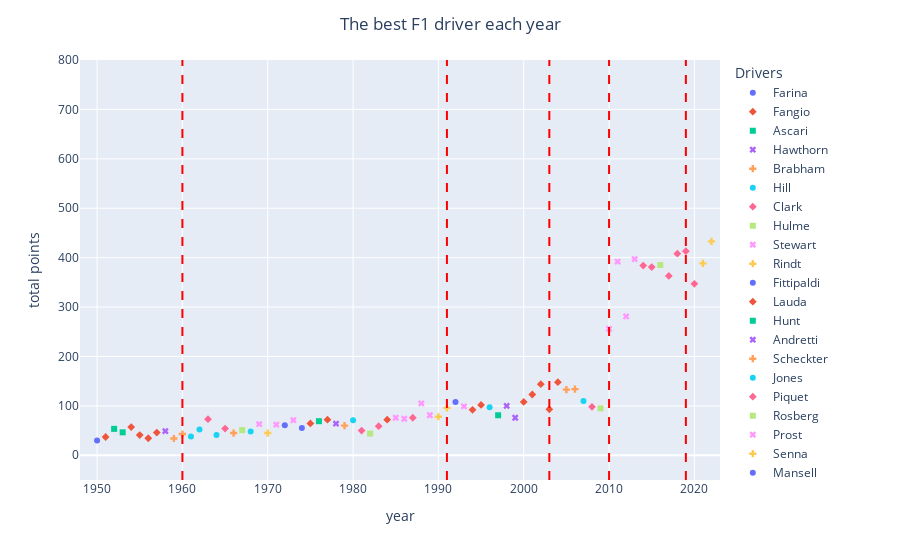

Source (notebook cell):
### Code cell
fig = px.scatter(data_frame = querry_6.DataFrame(), 
                 x='year', y="total_points", 
                 color='last_name', symbol="last_name",
                 hover_data=['year', 'first_name', 'last_name', 'total_points'],
                 hover_name="nationality",
                 range_x=[1948,2023], 
                 range_y=[-50,800])
# year = [1960, 1991, 2003, 2010, 2019]
# # for i in year:
#     fig.add_vline(x=i,line_dash='dash', line_color='red', name='scoring system')
fig.update_layout(legend_title='Drivers',
                  title='The best F1 driver each year',
                  title_x =0.5, yaxis_title ='total points')
fig.add_trace(go.Scatter(x=[1960, 1960], y=[-50,800], name='new scoring system', mode='lines', line_dash='dash', line_color='red'))
fig.add_trace(go.Scatter(x=[1991, 1991], y=[-50,800], mode='lines', line_dash='dash', line_color='red', showlegend=False))
fig.add_trace(go.Scatter(x=[2003, 2003], y=[-50,800], mode='lines', line_dash='dash', line_color='red', showlegend=False))
fig.add_trace(go.Scatter(x=[2010, 2010], y=[-50,800], mode='lines', line_dash='dash', line_color='red', showlegend=False))
fig.add_trace(go.Scatter(x=[2019, 2019], y=[-50,800], mode='lines', line_dash='dash', line_color='red', showlegend=False))

fig.show()

### Figure 1 — Plotly figure (JSON) as saved in the notebook; plotly's stock layout.template omitted (floating-point values rounded to 4 significant figures)
{"data": [{"customdata": [["Nino", "Farina"]], "hovertemplate": "<b>%{hovertext}</b><br><br>last_name=%{customdata[1]}<br>year=%{x}<br>total_points=%{y}<br>first_name=%{customdata[0]}<extra></extra>", "hovertext": ["Italian"], "legendgroup": "Farina", "marker": {"color": "#636efa", "symbol": "circle"}, "mode": "markers", "name": "Farina", "orientation": "v", "showlegend": true, "type": "scatter", "x": [1950], "xaxis": "x", "y": [30], "yaxis": "y"}, {"customdata": [["Juan", "Fangio"], ["Juan", "Fangio"], ["Juan", "Fangio"], ["Juan", "Fangio"], ["Juan", "Fangio"]], "hovertemplate": "<b>%{hovertext}</b><br><br>last_name=%{customdata[1]}<br>year=%{x}<br>total_points=%{y}<br>first_name=%{customdata[0]}<extra></extra>", "hovertext": ["Argentine", "Argentine", "Argentine", "Argentine", "Argentine"], "legendgroup": "Fangio", "marker": {"color": "#EF553B", "symbol": "diamond"}, "mode": "markers", "name": "Fangio", "orientation": "v", "showlegend": true, "type": "scatter", "x": [1951, 1954, 1955, 1956, 1957], "xaxis": "x", "y": [37, 57.14, 41, 34.5, 46], "yaxis": "y"}, {"customdata": [["Alberto", "Ascari"], ["Alberto", "Ascari"]], "hovertemplate": "<b>%{hovertext}</b><br><br>last_name=%{customdata[1]}<br>year=%{x}<br>total_points=%{y}<br>first_name=%{customdata[0]}<extra></extra>", "hovertext": ["Italian", "Italian"], "legendgroup": "Ascari", "marker": {"color": "#00cc96", "symbol": "square"}, "mode": "markers", "name": "Ascari", "orientation": "v", "showlegend": true, "type": "scatter", "x": [1952, 1953], "xaxis": "x", "y": [53.5, 46.5], "yaxis": "y"}, {"customdata": [["Mike", "Hawthorn"]], "hovertemplate": "<b>%{hovertext}</b><br><br>last_name=%{customdata[1]}<br>year=%{x}<br>total_points=%{y}<br>first_name=%{customdata[0]}<extra></extra>", "hovertext": ["British"], "legendgroup": "Hawthorn", "marker": {"color": "#ab63fa", "symbol": "x"}, "mode": "markers", "name": "Hawthorn", "orientation": "v", "showlegend": true, "type": "scatter", "x": [1958], "xaxis": "x", "y": [49], "yaxis": "y"}, {"customdata": [["Jack", "Brabham"], ["Jack", "Brabham"], ["Jack", "Brabham"]], "hovertemplate": "<b>%{hovertext}</b><br><br>last_name=%{customdata[1]}<br>year=%{x}<br>total_points=%{y}<br>first_name=%{customdata[0]}<extra></extra>", "hovertext": ["Australian", "Australian", "Australian"], "legendgroup": "Brabham", "marker": {"color": "#FFA15A", "symbol": "cross"}, "mode": "markers", "name": "Brabham", "orientation": "v", "showlegend": true, "type": "scatter", "x": [1959, 1960, 1966], "xaxis": "x", "y": [34, 43, 45], "yaxis": "y"}, {"customdata": [["Phil", "Hill"], ["Graham", "Hill"], ["Graham", "Hill"], ["Graham", "Hill"], ["Damon", "Hill"]], "hovertemplate": "<b>%{hovertext}</b><br><br>last_name=%{customdata[1]}<br>year=%{x}<br>total_points=%{y}<br>first_name=%{customdata[0]}<extra></extra>", "hovertext": ["American", "British", "British", "British", "British"], "legendgroup": "Hill", "marker": {"color": "#19d3f3", "symbol": "circle"}, "mode": "markers", "name": "Hill", "orientation": "v", "showlegend": true, "type": "scatter", "x": [1961, 1962, 1964, 1968, 1996], "xaxis": "x", "y": [38, 52, 41, 48, 97], "yaxis": "y"}, {"customdata": [["Jim", "Clark"], ["Jim", "Clark"]], "hovertemplate": "<b>%{hovertext}</b><br><br>last_name=%{customdata[1]}<br>year=%{x}<br>total_points=%{y}<br>first_name=%{customdata[0]}<extra></extra>", "hovertext": ["British", "British"], "legendgroup": "Clark", "marker": {"color": "#FF6692", "symbol": "diamond"}, "mode": "markers", "name": "Clark", "orientation": "v", "showlegend": true, "type": "scatter", "x": [1963, 1965], "xaxis": "x", "y": [73, 54], "yaxis": "y"}, {"customdata": [["Denny", "Hulme"]], "hovertemplate": "<b>%{hovertext}</b><br><br>last_name=%{customdata[1]}<br>year=%{x}<br>total_points=%{y}<br>first_name=%{customdata[0]}<extra></extra>", "hovertext": ["New Zealander"], "legendgroup": "Hulme", "marker": {"color": "#B6E880", "symbol": "square"}, "mode": "markers", "name": "Hulme", "orientation": "v", "showlegend": true, "type": "scatter", "x": [1967], "xaxis": "x", "y": [51], "yaxis": "y"}, {"customdata": [["Jackie", "Stewart"], ["Jackie", "Stewart"], ["Jackie", "Stewart"]], "hovertemplate": "<b>%{hovertext}</b><br><br>last_name=%{customdata[1]}<br>year=%{x}<br>total_points=%{y}<br>first_name=%{customdata[0]}<extra></extra>", "hovertext": ["British", "British", "British"], "legendgroup": "Stewart", "marker": {"color": "#FF97FF", "symbol": "x"}, "mode": "markers", "name": "Stewart", "orientation": "v", "showlegend": true, "type": "scatter", "x": [1969, 1971, 1973], "xaxis": "x", "y": [63, 62, 71], "yaxis": "y"}, {"customdata": [["Jochen", "Rindt"]], "hovertemplate": "<b>%{hovertext}</b><br><br>last_name=%{customdata[1]}<br>year=%{x}<br>total_points=%{y}<br>first_name=%{customdata[0]}<extra></extra>", "hovertext": ["Austrian"], "legendgroup": "Rindt", "marker": {"color": "#FECB52", "symbol": "cross"}, "mode": "markers", "name": "Rindt", "orientation": "v", "showlegend": true, "type": "scatter", "x": [1970], "xaxis": "x", "y": [45], "yaxis": "y"}, {"customdata": [["Emerson", "Fittipaldi"], ["Emerson", "Fittipaldi"]], "hovertemplate": "<b>%{hovertext}</b><br><br>last_name=%{customdata[1]}<br>year=%{x}<br>total_points=%{y}<br>first_name=%{customdata[0]}<extra></extra>", "hovertext": ["Brazilian", "Brazilian"], "legendgroup": "Fittipaldi", "marker": {"color": "#636efa", "symbol": "circle"}, "mode": "markers", "name": "Fittipaldi", "orientation": "v", "showlegend": true, "type": "scatter", "x": [1972, 1974], "xaxis": "x", "y": [61, 55], "yaxis": "y"}, {"customdata": [["Niki", "Lauda"], ["Niki", "Lauda"], ["Niki", "Lauda"]], "hovertemplate": "<b>%{hovertext}</b><br><br>last_name=%{customdata[1]}<br>year=%{x}<br>total_points=%{y}<br>first_name=%{customdata[0]}<extra></extra>", "hovertext": ["Austrian", "Austrian", "Austrian"], "legendgroup": "Lauda", "marker": {"color": "#EF553B", "symbol": "diamond"}, "mode": "markers", "name": "Lauda", "orientation": "v", "showlegend": true, "type": "scatter", "x": [1975, 1977, 1984], "xaxis": "x", "y": [64.5, 72, 72], "yaxis": "y"}, {"customdata": [["James", "Hunt"]], "hovertemplate": "<b>%{hovertext}</b><br><br>last_name=%{customdata[1]}<br>year=%{x}<br>total_points=%{y}<br>first_name=%{customdata[0]}<extra></extra>", "hovertext": ["British"], "legendgroup": "Hunt", "marker": {"color": "#00cc96", "symbol": "square"}, "mode": "markers", "name": "Hunt", "orientation": "v", "showlegend": true, "type": "scatter", "x": [1976], "xaxis": "x", "y": [69], "yaxis": "y"}, {"customdata": [["Mario", "Andretti"]], "hovertemplate": "<b>%{hovertext}</b><br><br>last_name=%{customdata[1]}<br>year=%{x}<br>total_points=%{y}<br>first_name=%{customdata[0]}<extra></extra>", "hovertext": ["American"], "legendgroup": "Andretti", "marker": {"color": "#ab63fa", "symbol": "x"}, "mode": "markers", "name": "Andretti", "orientation": "v", "showlegend": true, "type": "scatter", "x": [1978], "xaxis": "x", "y": [64], "yaxis": "y"}, {"customdata": [["Jody", "Scheckter"]], "hovertemplate": "<b>%{hovertext}</b><br><br>last_name=%{customdata[1]}<br>year=%{x}<br>total_points=%{y}<br>first_name=%{customdata[0]}<extra></extra>", "hovertext": ["South African"], "legendgroup": "Scheckter", "marker": {"color": "#FFA15A", "symbol": "cross"}, "mode": "markers", "name": "Scheckter", "orientation": "v", "showlegend": true, "type": "scatter", "x": [1979], "xaxis": "x", "y": [60], "yaxis": "y"}, {"customdata": [["Alan", "Jones"]], "hovertemplate": "<b>%{hovertext}</b><br><br>last_name=%{customdata[1]}<br>year=%{x}<br>total_points=%{y}<br>first_name=%{customdata[0]}<extra></extra>", "hovertext": ["Australian"], "legendgroup": "Jones", "marker": {"color": "#19d3f3", "symbol": "circle"}, "mode": "markers", "name": "Jones", "orientation": "v", "showlegend": true, "type": "scatter", "x": [1980], "xaxis": "x", "y": [71], "yaxis": "y"}, {"customdata": [["Nelson", "Piquet"], ["Nelson", "Piquet"], ["Nelson", "Piquet"]], "hovertemplate": "<b>%{hovertext}</b><br><br>last_name=%{customdata[1]}<br>year=%{x}<br>total_points=%{y}<br>first_name=%{customdata[0]}<extra></extra>", "hovertext": ["Brazilian", "Brazilian", "Brazilian"], "legendgroup": "Piquet", "marker": {"color": "#FF6692", "symbol": "diamond"}, "mode": "markers", "name": "Piquet", "orientation": "v", "showlegend": true, "type": "scatter", "x": [1981, 1983, 1987], "xaxis": "x", "y": [50, 59, 76], "yaxis": "y"}, {"customdata": [["Keke", "Rosberg"], ["Nico", "Rosberg"]], "hovertemplate": "<b>%{hovertext}</b><br><br>last_name=%{customdata[1]}<br>year=%{x}<br>total_points=%{y}<br>first_name=%{customdata[0]}<extra></extra>", "hovertext": ["Finnish", "German"], "legendgroup": "Rosberg", "marker": {"color": "#B6E880", "symbol": "square"}, "mode": "markers", "name": "Rosberg", "orientation": "v", "showlegend": true, "type": "scatter", "x": [1982, 2016], "xaxis": "x", "y": [44, 385], "yaxis": "y"}, {"customdata": [["Alain", "Prost"], ["Alain", "Prost"], ["Alain", "Prost"], ["Alain", "Prost"], ["Alain", "Prost"]], "hovertemplate": "<b>%{hovertext}</b><br><br>last_name=%{customdata[1]}<br>year=%{x}<br>total_points=%{y}<br>first_name=%{customdata[0]}<extra></extra>", "hovertext": ["French", "French", "French", "French", "French"], "legendgroup": "Prost", "marker": {"color": "#FF97FF", "symbol": "x"}, "mode": "markers", "name": "Prost", "orientation": "v", "showlegend": true, "type": "scatter", "x": [1985, 1986, 1988, 1989, 1993], "xaxis": "x", "y": [76, 74, 105, 81, 99], "yaxis": "y"}, {"customdata": [["Ayrton", "Senna"], ["Ayrton", "Senna"]], "hovertemplate": "<b>%{hovertext}</b><br><br>last_name=%{customdata[1]}<br>year=%{x}<br>total_points=%{y}<br>first_name=%{customdata[0]}<extra></extra>", "hovertext": ["Brazilian", "Brazilian"], "legendgroup": "Senna", "marker": {"color": "#FECB52", "symbol": "cross"}, "mode": "markers", "name": "Senna", "orientation": "v", "showlegend": true, "type": "scatter", "x": [1990, 1991], "xaxis": "x", "y": [78, 96], "yaxis": "y"}, {"customdata": [["Nigel", "Mansell"]], "hovertemplate": "<b>%{hovertext}</b><br><br>last_name=%{customdata[1]}<br>year=%{x}<br>total_points=%{y}<br>first_name=%{customdata[0]}<extra></extra>", "hovertext": ["British"], "legendgroup": "Mansell", "marker": {"color": "#636efa", "symbol": "circle"}, "mode": "markers", "name": "Mansell", "orientation": "v", "showlegend": true, "type": "scatter", "x": [1992], "xaxis": "x", "y": [108], "yaxis": "y"}, {"customdata": [["Michael", "Schumacher"], ["Michael", "Schumacher"], ["Michael", "Schumacher"], ["Michael", "Schumacher"], ["Michael", "Schumacher"], ["Michael", "Schumacher"], ["Michael", "Schumacher"]], "hovertemplate": "<b>%{hovertext}</b><br><br>last_name=%{customdata[1]}<br>year=%{x}<br>total_points=%{y}<br>first_name=%{customdata[0]}<extra></extra>", "hovertext": ["German", "German", "German", "German", "German", "German", "German"], "legendgroup": "Schumacher", "marker": {"color": "#EF553B", "symbol": "diamond"}, "mode": "markers", "name": "Schumacher", "orientation": "v", "showlegend": true, "type": "scatter", "x": [1994, 1995, 2000, 2001, 2002, 2003, 2004], "xaxis": "x", "y": [92, 102, 108, 123, 144, 93, 148], "yaxis": "y"}, {"customdata": [["Jacques", "Villeneuve"]], "hovertemplate": "<b>%{hovertext}</b><br><br>last_name=%{customdata[1]}<br>year=%{x}<br>total_points=%{y}<br>first_name=%{customdata[0]}<extra></extra>", "hovertext": ["Canadian"], "legendgroup": "Villeneuve", "marker": {"color": "#00cc96", "symbol": "square"}, "mode": "markers", "name": "Villeneuve", "orientation": "v", "showlegend": true, "type": "scatter", "x": [1997], "xaxis": "x", "y": [81], "yaxis": "y"}, {"customdata": [["Mika", "Häkkinen"], ["Mika", "Häkkinen"]], "hovertemplate": "<b>%{hovertext}</b><br><br>last_name=%{customdata[1]}<br>year=%{x}<br>total_points=%{y}<br>first_name=%{customdata[0]}<extra></extra>", "hovertext": ["Finnish", "Finnish"], "legendgroup": "Häkkinen", "marker": {"color": "#ab63fa", "symbol": "x"}, "mode": "markers", "name": "Häkkinen", "orientation": "v", "showlegend": true, "type": "scatter", "x": [1998, 1999], "xaxis": "x", "y": [100, 76], "yaxis": "y"}, {"customdata": [["Fernando", "Alonso"], ["Fernando", "Alonso"]], "hovertemplate": "<b>%{hovertext}</b><br><br>last_name=%{customdata[1]}<br>year=%{x}<br>total_points=%{y}<br>first_name=%{customdata[0]}<extra></extra>", "hovertext": ["Spanish", "Spanish"], "legendgroup": "Alonso", "marker": {"color": "#FFA15A", "symbol": "cross"}, "mode": "markers", "name": "Alonso", "orientation": "v", "showlegend": true, "type": "scatter", "x": [2005, 2006], "xaxis": "x", "y": [133, 134], "yaxis": "y"}, {"customdata": [["Kimi", "Räikkönen"]], "hovertemplate": "<b>%{hovertext}</b><br><br>last_name=%{customdata[1]}<br>year=%{x}<br>total_points=%{y}<br>first_name=%{customdata[0]}<extra></extra>", "hovertext": ["Finnish"], "legendgroup": "Räikkönen", "marker": {"color": "#19d3f3", "symbol": "circle"}, "mode": "markers", "name": "Räikkönen", "orientation": "v", "showlegend": true, "type": "scatter", "x": [2007], "xaxis": "x", "y": [110], "yaxis": "y"}, {"customdata": [["Lewis", "Hamilton"], ["Lewis", "Hamilton"], ["Lewis", "Hamilton"], ["Lewis", "Hamilton"], ["Lewis", "Hamilton"], ["Lewis", "Hamilton"], ["Lewis", "Hamilton"]], "hovertemplate": "<b>%{hovertext}</b><br><br>last_name=%{customdata[1]}<br>year=%{x}<br>total_points=%{y}<br>first_name=%{customdata[0]}<extra></extra>", "hovertext": ["British", "British", "British", "British", "British", "British", "British"], "legendgroup": "Hamilton", "marker": {"color": "#FF6692", "symbol": "diamond"}, "mode": "markers", "name": "Hamilton", "orientation": "v", "showlegend": true, "type": "scatter", "x": [2008, 2014, 2015, 2017, 2018, 2019, 2020], "xaxis": "x", "y": [98, 384, 381, 363, 408, 413, 347], "yaxis": "y"}, {"customdata": [["Jenson", "Button"]], "hovertemplate": "<b>%{hovertext}</b><br><br>last_name=%{customdata[1]}<br>year=%{x}<br>total_points=%{y}<br>first_name=%{customdata[0]}<extra></extra>", "hovertext": ["British"], "legendgroup": "Button", "marker": {"color": "#B6E880", "symbol": "square"}, "mode": "markers", "name": "Button", "orientation": "v", "showlegend": true, "type": "scatter", "x": [2009], "xaxis": "x", "y": [95], "yaxis": "y"}, {"customdata": [["Sebastian", "Vettel"], ["Sebastian", "Vettel"], ["Sebastian", "Vettel"], ["Sebastian", "Vettel"]], "hovertemplate": "<b>%{hovertext}</b><br><br>last_name=%{customdata[1]}<br>year=%{x}<br>total_points=%{y}<br>first_name=%{customdata[0]}<extra></extra>", "hovertext": ["German", "German", "German", "German"], "legendgroup": "Vettel", "marker": {"color": "#FF97FF", "symbol": "x"}, "mode": "markers", "name": "Vettel", "orientation": "v", "showlegend": true, "type": "scatter", "x": [2010, 2011, 2012, 2013], "xaxis": "x", "y": [256, 392, 281, 397], "yaxis": "y"}, {"customdata": [["Max", "Verstappen"], ["Max", "Verstappen"]], "hovertemplate": "<b>%{hovertext}</b><br><br>last_name=%{customdata[1]}<br>year=%{x}<br>total_points=%{y}<br>first_name=%{customdata[0]}<extra></extra>", "hovertext": ["Dutch", "Dutch"], "legendgroup": "Verstappen", "marker": {"color": "#FECB52", "symbol": "cross"}, "mode": "markers", "name": "Verstappen", "orientation": "v", "showlegend": true, "type": "scatter", "x": [2021, 2022], "xaxis": "x", "y": [388.5, 433], "yaxis": "y"}, {"line": {"color": "red", "dash": "dash"}, "mode": "lines", "name": "new scoring system", "type": "scatter", "x": [1960, 1960], "y": [-50, 800]}, {"line": {"color": "red", "dash": "dash"}, "mode": "lines", "showlegend": false, "type": "scatter", "x": [1991, 1991], "y": [-50, 800]}, {"line": {"color": "red", "dash": "dash"}, "mode": "lines", "showlegend": false, "type": "scatter", "x": [2003, 2003], "y": [-50, 800]}, {"line": {"color": "red", "dash": "dash"}, "mode": "lines", "showlegend": false, "type": "scatter", "x": [2010, 2010], "y": [-50, 800]}, {"line": {"color": "red", "dash": "dash"}, "mode": "lines", "showlegend": false, "type": "scatter", "x": [2019, 2019], "y": [-50, 800]}], "layout": {"legend": {"title": {"text": "Drivers"}, "tracegroupgap": 0}, "margin": {"t": 60}, "title": {"text": "The best F1 driver each year", "x": 0.5}, "xaxis": {"anchor": "y", "domain": [0, 1], "range": [1948, 2023], "title": {"text": "year"}}, "yaxis": {"anchor": "x", "domain": [0, 1], "range": [-50, 800], "title": {"text": "total points"}}}}
